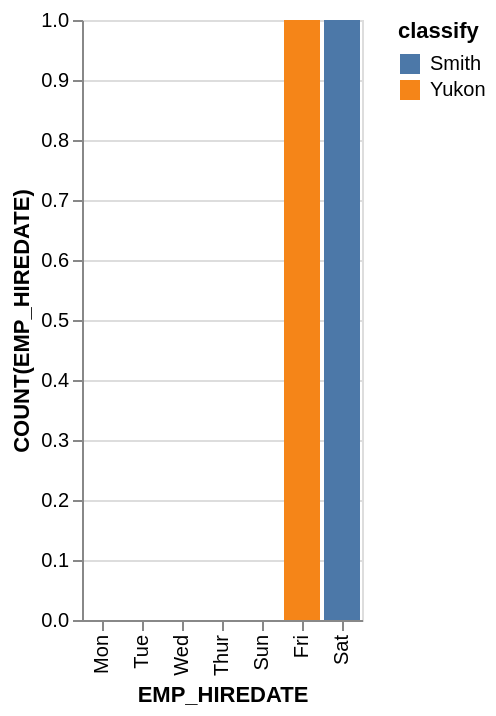

The specification (Vega-Lite) saved for this image:
### Vega-Lite specification from a JSON file in a GitHub repository (floating-point values rounded to 4 significant figures)
{"data": {"values": [{"x_data": "Mon", "y_data": 0, "classify": "Smith"}, {"x_data": "Tue", "y_data": 0, "classify": "Smith"}, {"x_data": "Wed", "y_data": 0, "classify": "Smith"}, {"x_data": "Thur", "y_data": 0, "classify": "Smith"}, {"x_data": "Fri", "y_data": 0, "classify": "Smith"}, {"x_data": "Sat", "y_data": 1, "classify": "Smith"}, {"x_data": "Sun", "y_data": 0, "classify": "Smith"}, {"x_data": "Mon", "y_data": 0, "classify": "Yukon"}, {"x_data": "Tue", "y_data": 0, "classify": "Yukon"}, {"x_data": "Wed", "y_data": 0, "classify": "Yukon"}, {"x_data": "Thur", "y_data": 0, "classify": "Yukon"}, {"x_data": "Fri", "y_data": 1, "classify": "Yukon"}, {"x_data": "Sat", "y_data": 0, "classify": "Yukon"}, {"x_data": "Sun", "y_data": 0, "classify": "Yukon"}]}, "mark": "bar", "encoding": {"x": {"field": "x_data", "type": "nominal", "title": "EMP_HIREDATE", "sort": {"op": "sum", "field": "y_data", "order": "ascending"}}, "y": {"field": "y_data", "type": "quantitative", "title": "COUNT(EMP_HIREDATE)"}, "color": {"field": "classify"}}}
